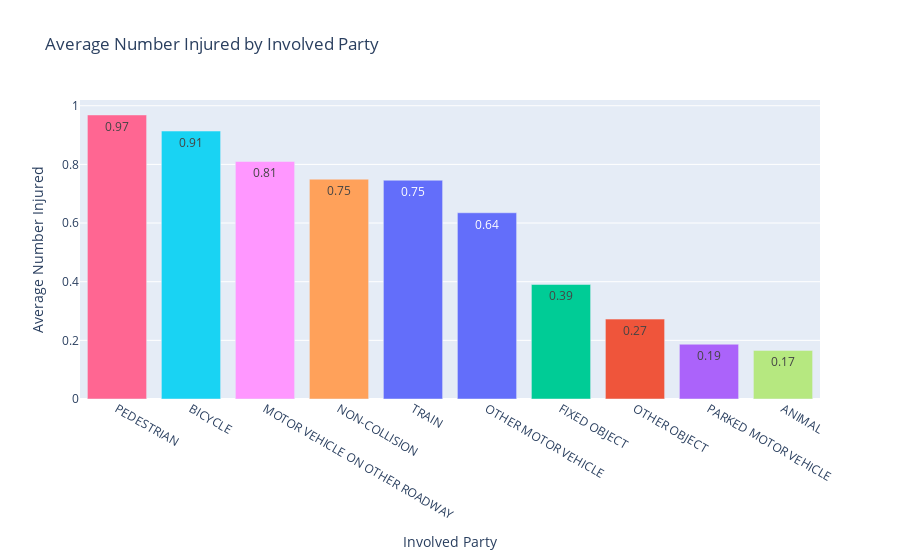

Here is the notebook cell this chart was saved with:
### Markdown cell above
This chart shows the distribution of 'Involved Party Type', which refers to the other party in the collision. 

The category of 'Other motor vehicles' is, by a wide margin, the most common category. The next three largest categories involve stationary objects: fixed object, parked motor vehicle, and other object. 

This highlights that while moving vehicles dominate collisions, stationary obstacles also play a significant role.  

Next, we explore how the average number of injuries varies by involved party type.

### Code cell
# Average number of injuries per involved party type
avg_injured_involved_party = (
    crashes_bx.groupby('Motorvehicleinvolvedwithdesc')['Numberinjured']
    .mean()
    .sort_values(ascending=False)
    .reset_index()
    .rename(columns={'Motorvehicleinvolvedwithdesc': 'Involved Party',
                     'Numberinjured': 'Avg Injured'})
)

# Bar chart of average injuries by involved party type
fig = px.bar(
    avg_injured_involved_party,
    x = 'Involved Party',
    y = 'Avg Injured',
    title = 'Average Number Injured by Involved Party',
    text = 'Avg Injured',
    color = 'Involved Party',
    category_orders={'Involved Party': color_order},
)

# Format text labels and axis
fig.update_traces(texttemplate='%{text:.2f}')
fig.update_layout(
    xaxis_title = 'Involved Party',
    yaxis_title = 'Average Number Injured',
    showlegend=False,
    xaxis={'categoryorder': 'array', 'categoryarray': avg_injured_involved_party['Involved Party']}

)

fig.show()

### Figure 1 — Plotly figure (JSON) as saved in the notebook; plotly's stock layout.template omitted (floating-point values rounded to 4 significant figures)
{"data": [{"alignmentgroup": "True", "hovertemplate": "Involved Party=%{x}<br>Avg Injured=%{text}<extra></extra>", "legendgroup": "OTHER MOTOR VEHICLE", "marker": {"color": "#636efa", "pattern": {"shape": ""}}, "name": "OTHER MOTOR VEHICLE", "offsetgroup": "OTHER MOTOR VEHICLE", "orientation": "v", "showlegend": true, "text": [0.635], "textposition": "auto", "texttemplate": "%{text:.2f}", "type": "bar", "x": ["OTHER MOTOR VEHICLE"], "xaxis": "x", "y": [0.635], "yaxis": "y"}, {"alignmentgroup": "True", "hovertemplate": "Involved Party=%{x}<br>Avg Injured=%{text}<extra></extra>", "legendgroup": "OTHER OBJECT", "marker": {"color": "#EF553B", "pattern": {"shape": ""}}, "name": "OTHER OBJECT", "offsetgroup": "OTHER OBJECT", "orientation": "v", "showlegend": true, "text": [0.2725], "textposition": "auto", "texttemplate": "%{text:.2f}", "type": "bar", "x": ["OTHER OBJECT"], "xaxis": "x", "y": [0.2725], "yaxis": "y"}, {"alignmentgroup": "True", "hovertemplate": "Involved Party=%{x}<br>Avg Injured=%{text}<extra></extra>", "legendgroup": "FIXED OBJECT", "marker": {"color": "#00cc96", "pattern": {"shape": ""}}, "name": "FIXED OBJECT", "offsetgroup": "FIXED OBJECT", "orientation": "v", "showlegend": true, "text": [0.3905], "textposition": "auto", "texttemplate": "%{text:.2f}", "type": "bar", "x": ["FIXED OBJECT"], "xaxis": "x", "y": [0.3905], "yaxis": "y"}, {"alignmentgroup": "True", "hovertemplate": "Involved Party=%{x}<br>Avg Injured=%{text}<extra></extra>", "legendgroup": "PARKED MOTOR VEHICLE", "marker": {"color": "#ab63fa", "pattern": {"shape": ""}}, "name": "PARKED MOTOR VEHICLE", "offsetgroup": "PARKED MOTOR VEHICLE", "orientation": "v", "showlegend": true, "text": [0.1868], "textposition": "auto", "texttemplate": "%{text:.2f}", "type": "bar", "x": ["PARKED MOTOR VEHICLE"], "xaxis": "x", "y": [0.1868], "yaxis": "y"}, {"alignmentgroup": "True", "hovertemplate": "Involved Party=%{x}<br>Avg Injured=%{text}<extra></extra>", "legendgroup": "NON-COLLISION", "marker": {"color": "#FFA15A", "pattern": {"shape": ""}}, "name": "NON-COLLISION", "offsetgroup": "NON-COLLISION", "orientation": "v", "showlegend": true, "text": [0.7496], "textposition": "auto", "texttemplate": "%{text:.2f}", "type": "bar", "x": ["NON-COLLISION"], "xaxis": "x", "y": [0.7496], "yaxis": "y"}, {"alignmentgroup": "True", "hovertemplate": "Involved Party=%{x}<br>Avg Injured=%{text}<extra></extra>", "legendgroup": "BICYCLE", "marker": {"color": "#19d3f3", "pattern": {"shape": ""}}, "name": "BICYCLE", "offsetgroup": "BICYCLE", "orientation": "v", "showlegend": true, "text": [0.9137], "textposition": "auto", "texttemplate": "%{text:.2f}", "type": "bar", "x": ["BICYCLE"], "xaxis": "x", "y": [0.9137], "yaxis": "y"}, {"alignmentgroup": "True", "hovertemplate": "Involved Party=%{x}<br>Avg Injured=%{text}<extra></extra>", "legendgroup": "PEDESTRIAN", "marker": {"color": "#FF6692", "pattern": {"shape": ""}}, "name": "PEDESTRIAN", "offsetgroup": "PEDESTRIAN", "orientation": "v", "showlegend": true, "text": [0.9686], "textposition": "auto", "texttemplate": "%{text:.2f}", "type": "bar", "x": ["PEDESTRIAN"], "xaxis": "x", "y": [0.9686], "yaxis": "y"}, {"alignmentgroup": "True", "hovertemplate": "Involved Party=%{x}<br>Avg Injured=%{text}<extra></extra>", "legendgroup": "ANIMAL", "marker": {"color": "#B6E880", "pattern": {"shape": ""}}, "name": "ANIMAL", "offsetgroup": "ANIMAL", "orientation": "v", "showlegend": true, "text": [0.1658], "textposition": "auto", "texttemplate": "%{text:.2f}", "type": "bar", "x": ["ANIMAL"], "xaxis": "x", "y": [0.1658], "yaxis": "y"}, {"alignmentgroup": "True", "hovertemplate": "Involved Party=%{x}<br>Avg Injured=%{text}<extra></extra>", "legendgroup": "MOTOR VEHICLE ON OTHER ROADWAY", "marker": {"color": "#FF97FF", "pattern": {"shape": ""}}, "name": "MOTOR VEHICLE ON OTHER ROADWAY", "offsetgroup": "MOTOR VEHICLE ON OTHER ROADWAY", "orientation": "v", "showlegend": true, "text": [0.81], "textposition": "auto", "texttemplate": "%{text:.2f}", "type": "bar", "x": ["MOTOR VEHICLE ON OTHER ROADWAY"], "xaxis": "x", "y": [0.81], "yaxis": "y"}, {"alignmentgroup": "True", "hovertemplate": "Involved Party=%{x}<br>Avg Injured=%{text}<extra></extra>", "legendgroup": "TRAIN", "marker": {"color": "#636efa", "pattern": {"shape": ""}}, "name": "TRAIN", "offsetgroup": "TRAIN", "orientation": "v", "showlegend": true, "text": [0.746], "textposition": "auto", "texttemplate": "%{text:.2f}", "type": "bar", "x": ["TRAIN"], "xaxis": "x", "y": [0.746], "yaxis": "y"}], "layout": {"barmode": "relative", "legend": {"title": {"text": "Involved Party"}, "tracegroupgap": 0}, "showlegend": false, "title": {"text": "Average Number Injured by Involved Party"}, "xaxis": {"anchor": "y", "categoryarray": ["PEDESTRIAN", "BICYCLE", "MOTOR VEHICLE ON OTHER ROADWAY", "NON-COLLISION", "TRAIN", "OTHER MOTOR VEHICLE", "FIXED OBJECT", "OTHER OBJECT", "PARKED MOTOR VEHICLE", "ANIMAL"], "categoryorder": "array", "domain": [0, 1], "title": {"text": "Involved Party"}}, "yaxis": {"anchor": "x", "domain": [0, 1], "title": {"text": "Average Number Injured"}}}}
